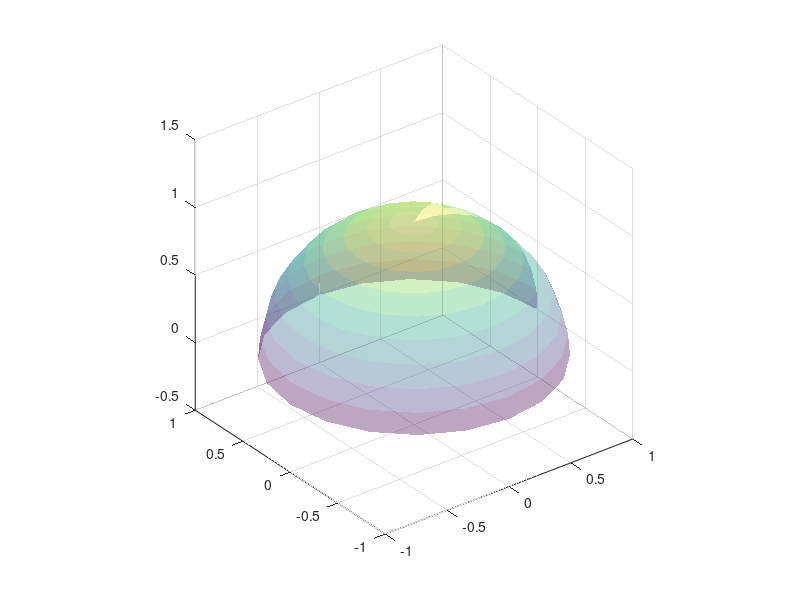

This figure's MATLAB source: (Note: this script raises an error after producing the figure.)

%clear all;
%close all;
figure;
[fx,fy,fz] = sphere(20);
surf(fx(11:21,:), fy(11:21,:), fz(11:21,:),'LineStyle','none','Facealpha',0.35);
axis equal;
hold on

dataFile = fopen('../bqsg/lgw/1191.393055.tmp','r');
dataL = fscanf(dataFile, '%d');  
data = reshape(dataL(2:end),4,[])';
fclose(dataFile);

modN = max([1,floor((length(dataL)-1)/4/1000)]);

circles = zeros(size(data,1),3);
circlesP = zeros(size(data,1),3);
for i=1:size(data,1)
  circles(i,:) = makeCircleFromStar(data(i,1),data(i,2),data(i,3),data(i,4));
  circlesP(i,:) = makeCircleFromCircle(circles(i,:));
end


result = RIA(size(circles,1),circles);
planer = makeCircleFromCircle(result);
(result(3)*2/pi*100000)
plotCirclePlane(planer);
plotCircle(result);
for i = 1:length(circles)
  if(mod(i,modN)==0)
  plotCircle(circles(i,:));
  plotCirclePlane(circlesP(i,:));
end
end